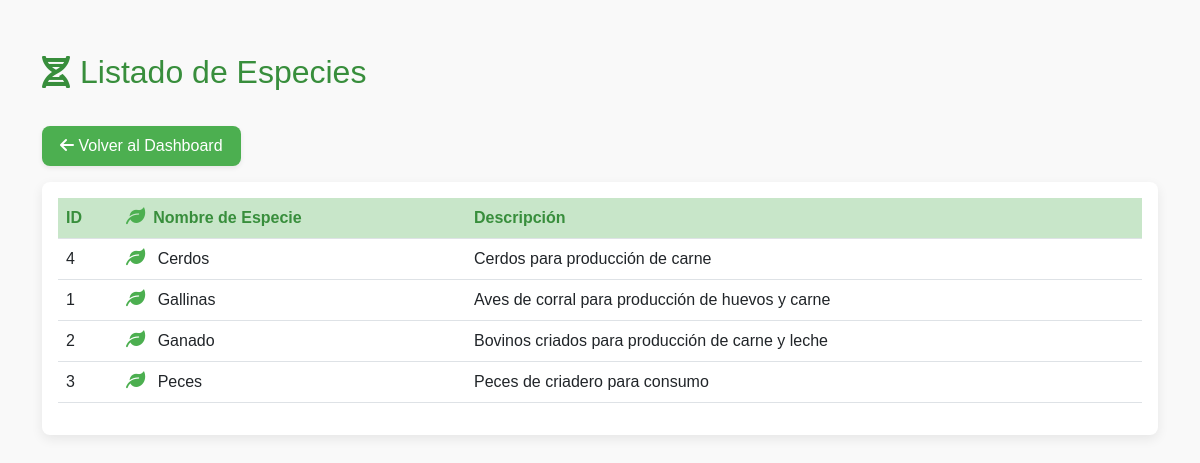
/especies.php, run on the app's committed database.
### tables this page shows
CREATE TABLE `especies` (
  `id_especie` int(11) NOT NULL,
  `nombre_especie` varchar(50) NOT NULL,
  `descripcion` text DEFAULT NULL
);

### especies.php (the view, shortened to what this page needs)
<?php
$conexion = new Conexion();
$db = $conexion->getConexion();
$especies_result = $db->query("SELECT * FROM especies ORDER BY nombre_especie ASC");
$especies = $especies_result ? $especies_result->fetch_all(MYSQLI_ASSOC) : [];
?>
<!DOCTYPE html>
<html lang="es">
<head>
    <link href="https://cdn.jsdelivr.net/npm/bootstrap@5.3.0/dist/css/bootstrap.min.css" rel="stylesheet">
    <link rel="stylesheet" href="https://cdnjs.cloudflare.com/ajax/libs/font-awesome/6.0.0-beta3/css/all.min.css">
</head>
<body>
    <div class="container mt-5 mb-5">
        <div class="page-title">
            <i class="fas fa-dna"></i> Listado de Especies
        </div>
        <a href="investigador.php" class="btn btn-back mb-3">
            <i class="fas fa-arrow-left"></i> Volver al Dashboard
        </a>
        <div class="card">
            <div class="card-body">
                <?php if (!empty($especies)): ?>
                <div class="table-responsive">
                    <table class="table align-middle">
                        <thead>
                            <tr>
                                <th style="width: 60px;">ID</th>
                                <th><i class="fas fa-leaf especie-icon"></i>Nombre de Especie</th>
                                <th>Descripción</th>
                            </tr>
                        </thead>
                        <tbody>
                            <?php foreach ($especies as $especie): ?>
                            <tr>
                                <td><?php echo $especie['id_especie']; ?></td>
                                <td>
                                    <i class="fas fa-leaf especie-icon"></i>
                                    <?php echo htmlspecialchars($especie['nombre_especie'], ENT_QUOTES, 'UTF-8'); ?>
                                </td>
                                <td><?php echo htmlspecialchars($especie['descripcion'], ENT_QUOTES, 'UTF-8'); ?></td>
                            </tr>
                            <?php endforeach; ?>
                        </tbody>
                    </table>
                </div>
                <?php endif; ?>
            </div>
        </div>
    </div>
</body>
</html>

### especies.php (style rules this page uses)
:root { --primary-color: #4CAF50; --primary-dark: #388E3C; --primary-light: #C8E6C9; --accent-color: #FFC107; --text-dark: #333; --bg-light: #f9f9f9; --border-radius: 8px; --box-shadow: 0 4px 12px rgba(0, 0, 0, 0.08); --transition: all 0.3s ease; }
body { background: var(--bg-light); font-family: 'Poppins', Arial, sans-serif; color: var(--text-dark); }
.page-title { display: flex; align-items: center; gap: 10px; font-size: 2rem; color: var(--primary-dark); margin-bottom: 30px; }
.card { border-radius: var(--border-radius); box-shadow: var(--box-shadow); border: none; }
.table th { background: var(--primary-light); color: var(--primary-dark); font-weight: 600; }
.btn-back { background: var(--primary-color); color: #fff; border-radius: var(--border-radius); border: none; padding: 8px 18px; margin-bottom: 18px; transition: var(--transition); font-weight: 500; box-shadow: 0 2px 5px rgba(0,0,0,0.08); }
.especie-icon { color: var(--primary-color); margin-right: 8px; font-size: 1.2em; }

### data on the page
especies: id_especie "4", nombre_especie "Cerdos", descripcion "Cerdos para producción de carne"
especies: id_especie "1", nombre_especie "Gallinas", descripcion "Aves de corral para producción de huevos y carne"
especies: id_especie "2", nombre_especie "Ganado", descripcion "Bovinos criados para producción de carne y leche"
especies: id_especie "3", nombre_especie "Peces", descripcion "Peces de criadero para consumo"
